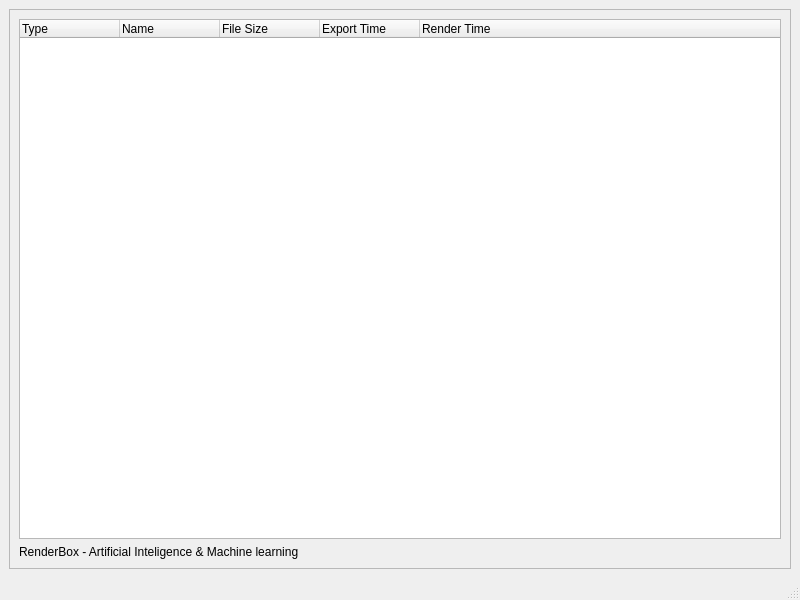
<?xml version="1.0" encoding="UTF-8"?>
<ui version="4.0">
 <class>MainWindow</class>
 <widget class="QMainWindow" name="MainWindow">
  <property name="geometry">
   <rect>
    <x>0</x>
    <y>0</y>
    <width>800</width>
    <height>600</height>
   </rect>
  </property>
  <property name="windowTitle">
   <string>RenderBOX AI</string>
  </property>
  <widget class="QWidget" name="centralwidget">
   <layout class="QGridLayout" name="gridLayout">
    <item row="0" column="0">
     <widget class="QFrame" name="frame">
      <property name="frameShape">
       <enum>QFrame::StyledPanel</enum>
      </property>
      <property name="frameShadow">
       <enum>QFrame::Raised</enum>
      </property>
      <layout class="QGridLayout" name="gridLayout_2">
       <item row="0" column="0">
        <widget class="QTreeWidget" name="treeWidget">
         <column>
          <property name="text">
           <string>Type</string>
          </property>
         </column>
         <column>
          <property name="text">
           <string>Name</string>
          </property>
         </column>
         <column>
          <property name="text">
           <string>File Size</string>
          </property>
         </column>
         <column>
          <property name="text">
           <string>Export Time</string>
          </property>
         </column>
         <column>
          <property name="text">
           <string>Render Time</string>
          </property>
         </column>
        </widget>
       </item>
       <item row="1" column="0">
        <widget class="QLabel" name="label">
         <property name="text">
          <string>RenderBox - Artificial Inteligence &amp; Machine learning</string>
         </property>
        </widget>
       </item>
      </layout>
     </widget>
    </item>
   </layout>
  </widget>
  <widget class="QMenuBar" name="menubar">
   <property name="geometry">
    <rect>
     <x>0</x>
     <y>0</y>
     <width>800</width>
     <height>22</height>
    </rect>
   </property>
  </widget>
  <widget class="QStatusBar" name="statusbar"/>
 </widget>
 <resources/>
 <connections/>
</ui>
